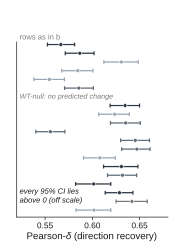

Source code (Python):
"""Fig 2c - Pearson-delta forest (direction recovery), right half of the b/c pair.

Data-direct. Source: results/results_v4_exttheta.csv via remote_data.exttheta().
Per method we take the mean pearson_delta over the scored variants (external-theta,
de-leaked grid) for the 18 in-house feature-model heads plus the Gene-mean reference;
WT-null and the external SOTA models (D.EXTERNAL) are excluded (they belong to Fig 4).
A 95% bootstrap CI over variants (2000 resamples, seed 0) is drawn per method.

Message: every predictor recovers perturbation *direction* far above zero
(mean pearson_delta ~0.55-0.65, every CI entirely > 0), which sets up the contrast
with Fig 2b where the same predictors cannot *rank* variant identity above chance.

Layout contract (Nature Methods pass):
  * Rows reuse ``fig2b_pds_forest.row_order()``, so b and c share ONE method-label
    column (drawn by b) and one feature-space key (drawn by b). This panel draws
    neither, which removes ~20 duplicated method names and a duplicated key.
  * Interval geometry/styling is imported from fig2b, so an interval in c is drawn
    exactly like an interval in b (same line width, caps and marker size).
  * WT-null occupies a row in the shared label column but has no point here: it
    predicts no change, so it has no direction to recover. Stated on the panel.

Run:  python fig2c_pearson_forest.py  ->  fig2c_pearson_forest.pdf (+ .png)
"""
from __future__ import annotations

import os
import sys

import matplotlib.pyplot as plt
import numpy as np
from matplotlib.patches import Rectangle

sys.path.insert(0, os.path.dirname(os.path.dirname(os.path.abspath(__file__))))
import nm_style as S
import remote_data as D

sys.path.insert(0, os.path.dirname(os.path.abspath(__file__)))
from fig2b_pds_forest import (AX_BOTTOM_MM, AX_HEIGHT_MM, color_of, interval,
                              row_order)

N_BOOT = 2000
SEED = 0

# canvas: same height and same axes band as Fig 2b; no label column needed
W_MM, H_MM = 44.0, 63.0
AX_LEFT_MM, AX_WIDTH_MM = 4.0, 38.5


def compute() -> dict[str, tuple[float, float, float, int]]:
    """method -> (mean pearson_delta, ci_lo, ci_hi, n_variants)."""
    df = D.exttheta()
    methods = [m for m in df.method.unique() if D.is_inhouse(m)] + ["Gene-mean"]
    sub = df[df.method.isin(methods)]
    rng = np.random.default_rng(SEED)
    out = {}
    for m in methods:
        x = sub.loc[sub.method == m, "pearson_delta"].to_numpy()
        x = x[np.isfinite(x)]
        boot = np.empty(N_BOOT)
        for b in range(N_BOOT):
            boot[b] = np.mean(rng.choice(x, size=x.size, replace=True))
        lo, hi = np.percentile(boot, [2.5, 97.5])
        out[m] = (float(x.mean()), float(lo), float(hi), int(x.size))
    return out


def canvas():
    fig = plt.figure(figsize=(W_MM * S.MM, H_MM * S.MM))
    bg = fig.add_axes([0, 0, 1, 1])
    bg.set_axis_off()
    bg.set_xlim(0, 1)
    bg.set_ylim(0, 1)
    bg.add_patch(Rectangle((0, 0), 1, 1, facecolor="white", edgecolor="none",
                           zorder=-10))
    ax = fig.add_axes([AX_LEFT_MM / W_MM, AX_BOTTOM_MM / H_MM,
                       AX_WIDTH_MM / W_MM, AX_HEIGHT_MM / H_MM])
    return fig, ax


def main() -> None:
    S.apply_rcparams()
    # Keep Greek/maths glyphs in the same Arial-metric sans as the body text.
    # nm_style sets the text font but not mathtext, whose default (DejaVu Sans)
    # would embed a second typeface for every $\theta$, $\delta$ and subscript.
    plt.rcParams.update({"mathtext.fontset": "custom",
                         "mathtext.rm": "Liberation Sans",
                         "mathtext.it": "Liberation Sans:italic",
                         "mathtext.bf": "Liberation Sans:bold",
                         "mathtext.default": "it"})
    stats = compute()
    order = row_order()           # shared with Fig 2b
    n = len(order)

    assert n == 20, f"expected the 20-row shared order, got {n}"
    assert set(stats) == set(order) - {"WT-null"}, "row/method mismatch vs Fig 2b"
    assert all(lo > 0 for _, lo, _, _ in stats.values()), "a 95% CI reaches 0"

    fig, ax = canvas()

    for yi, m in enumerate(order):
        if m not in stats:        # WT-null: no predicted change, no direction
            continue
        mean, lo, hi, _ = stats[m]
        interval(ax, lo, hi, mean, yi, color_of(m))

    ax.set_yticks(range(n))
    ax.set_yticklabels([])        # the label column lives in Fig 2b
    ax.set_ylim(-0.8, n + 0.6)

    # Axis tightened to the plotted interval range (0.538-0.661) plus a small
    # margin. The previous 0-0.72 span left ~80% of the panel empty just to keep
    # the x = 0 reference on scale; 0 is now carried by the annotation below,
    # which is the claim the reader actually needs.
    ax.set_xlim(0.52, 0.68)
    ax.set_xticks([0.55, 0.60, 0.65])
    ax.set_xlabel(r"Pearson-$\delta$ (direction recovery)", labelpad=1.5)
    ax.tick_params(axis="y", length=0)
    ax.tick_params(axis="x", pad=1.5)

    S.despine(ax, keep=("left", "bottom"))
    ax.spines["left"].set_bounds(-0.8, n - 1 + 0.3)

    # panel notes, in the row headroom and the left margin (clear of every whisker)
    ax.text(0.523, n - 0.6, "rows as in b", ha="left", va="bottom",
            fontsize=5.5, color=S.GREY)
    ax.text(0.523, 1.6, "every 95% CI lies\nabove 0 (off scale)", ha="left",
            va="center", fontsize=5.5, color=S.INK, style="italic",
            linespacing=1.25)
    # the one row with no marker, named so the gap does not read as an error
    wt = order.index("WT-null")
    ax.text(0.523, wt, "WT-null: no predicted change", ha="left", va="center",
            fontsize=5.2, color=S.GREY, style="italic")

    S.save(fig, os.path.join(os.path.dirname(os.path.abspath(__file__)),
                             "fig2c_pearson_forest"))

    for m in reversed(order):
        if m in stats:
            mean, lo, hi, k = stats[m]
            print(f"{m:18} mean={mean:.3f}  CI[{lo:.3f},{hi:.3f}]  n={k}")


if __name__ == "__main__":
    main()
